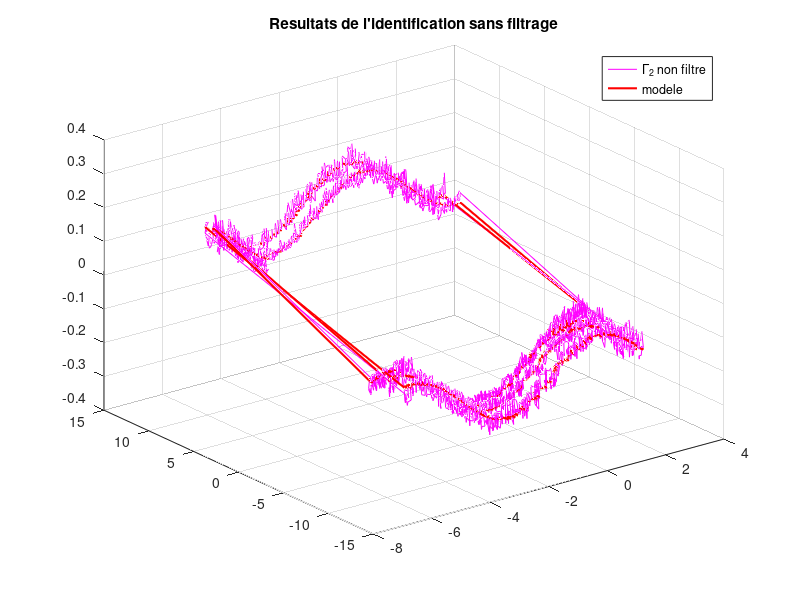

MATLAB code for this plot:
%% CE SCRIPT PERMET D'IDENTIFIER LES PARAMETRES DU MODELE
%% DE L'AXE 2 POUR DES MOUVEMENTS A VITESSE CONSTANTE
%% v1 G. MOREL - 2005/12/29
%% v2 V. PADOIS - 2007/10/31
%% v3 V. PADOIS - 2012/12/03

clear all; %% efface toutes les variables existantes
load releve_vit_cste_axe2; %% charge les releves experimentaux

%% Parametres connus a priori:
kc2=0.0525; %% constante de couple de l'axe 2.
N2=4.5; %% inverse du rapport de reduction de l'axe 2.

%% Construction de la matrice Y.
for(i=1:length(i2)) , %% length(i2) = nombre d'echantillons.
    Y(i,1:4) = [ cos(q2(i)) sign(qp2(i)) qp2(i) 1 ];
    u(i,1) = kc2*N2*i2(i);
end
%% Calcul des parametres
p=pinv(Y)*u;

%% Affichage des resultats.
format long
disp('Parametres estimes a partir des donnees brutes :');
p'

figure(1)
clf; %% clear figure
h=plot3(q2,qp2,kc2*N2*i2,'m');
set(h,'LineWidth',0.5);
hold on; %% permet de conserver le graphique et d'en ajouter d'autres sur la meme fig.
h=plot3(q2,qp2,Y*p,'r');
set(h,'LineWidth',1.5);
title('Resultats de l''identification sans filtrage');
legend('\Gamma_2 non filtre', 'modele');
grid on;
